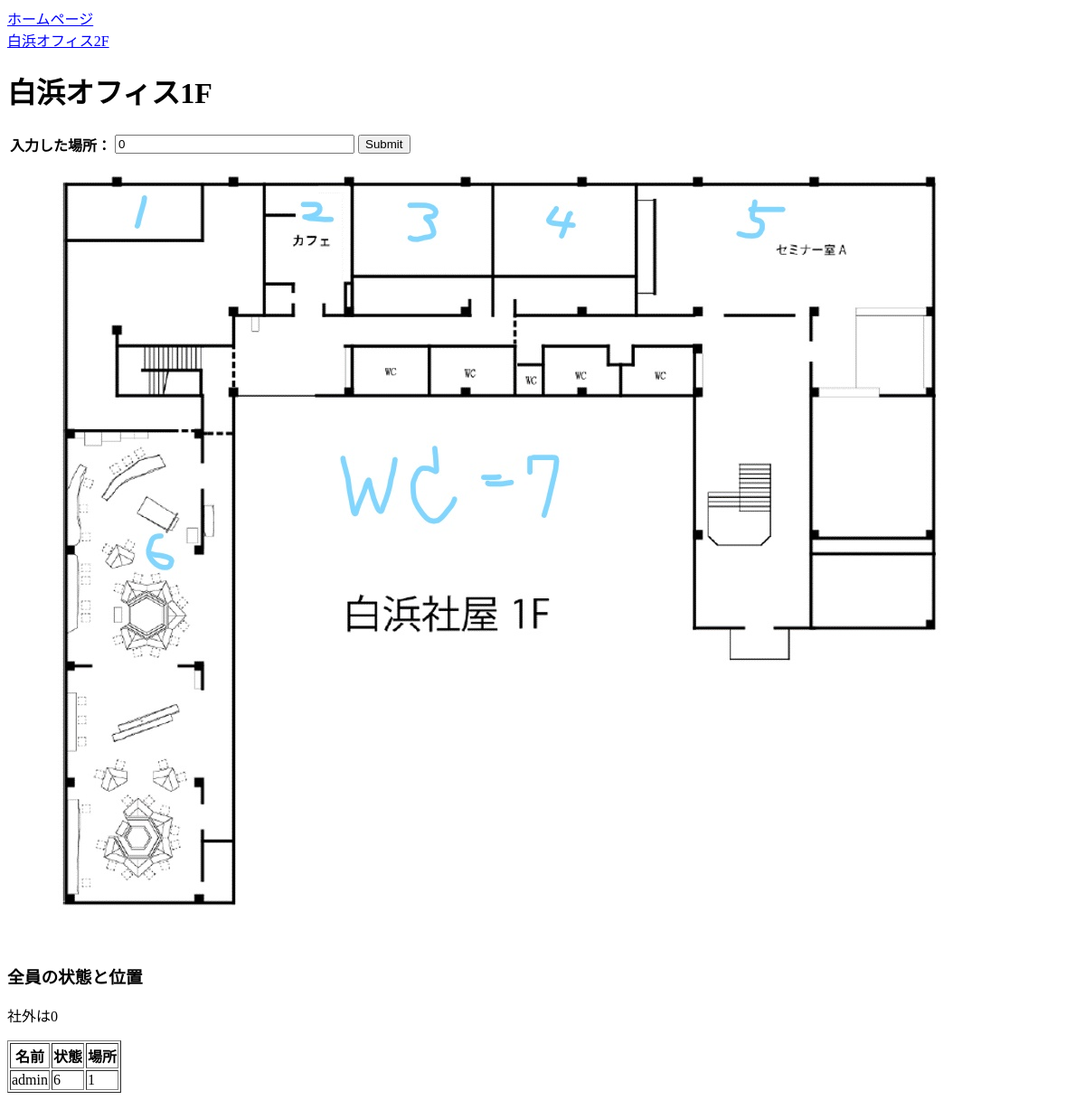
The page /accounts/shirahama1f/ (signed in) on the database as committed earlier.
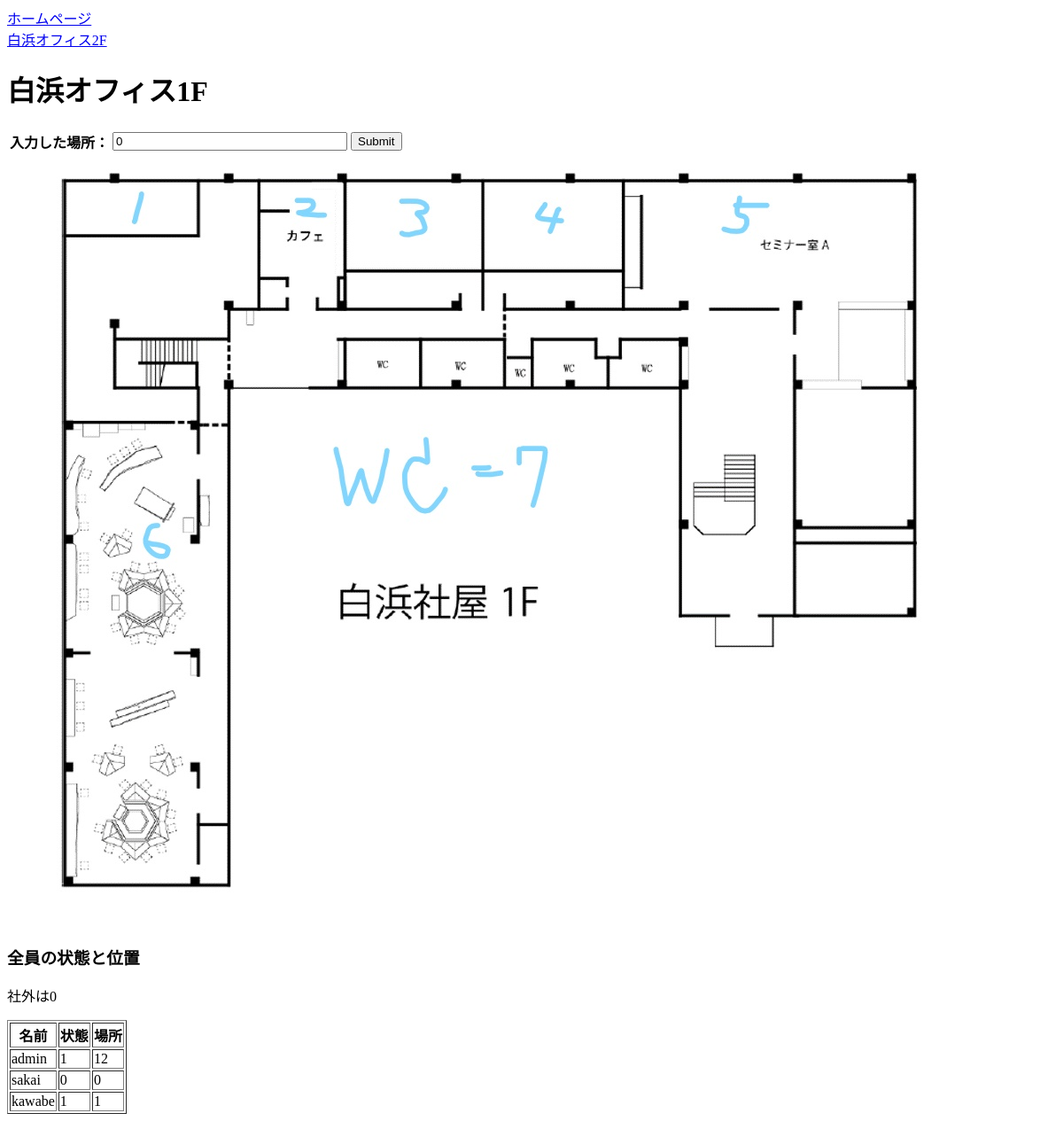
The same page on the database as committed later.
### accounts/models.py (models this page shows)
class EmployeeState(models.Model):
    userID = models.CharField(max_length=100, null=False, blank=True, primary_key=True)
    EMPstate = models.CharField(max_length=100, null=True, blank=True)
    RoomID = models.CharField(max_length=100, null=True, blank=True)
    regist_date = models.DateTimeField(default=timezone.now)

### accounts/views.py (the view)
# urls.py: path('shirahama1f/',views.CheckIn,name='shirahama1f'),
@login_required
def CheckIn(request):
    template_name = "accounts/shirahama1f.html"
    username = request.user.userID
    data = EmployeeState.objects.all()
    params = {'data': data}
    if request.method == "POST":
        room = request.POST.get('get_room_name', '0')
        username = request.user.userID
        S = EmployeeState.objects.filter(userID=username).first()
        S.RoomID = room
        S.save()
        return redirect("index2")
    else:
        return render(request, template_name, params)
    return(request, template_name, params)

### accounts/templates/accounts/shirahama1f.html (shortened to what this page needs)
<!DOCTYPE html>
<html>
<head>
</head>
<body>
<a href="{% url 'index2' %}">ホームページ</a><br>
<a href="{% url 'shirahama2f' %}">白浜オフィス2F</a><br>
 <form name="room" id="room" method="POST">
    <h1>白浜オフィス1F</h1>
    <table border="0">
    <tr> <td align="right"><b> 入力した場所：</b></td>
    <td><input type="text" name="get_room_name" size="30" maxlength="20" value="0" required> <input type="submit" name="statebuttom"></td>
    </tr>
    </table>
    {% load static %}
  <img src="{% static "/pics/shirahama1.jpg" %}" usemap="#ImageMap" alt="" />
 </form>
  <div class =hyouji>
   <h3>全員の状態と位置</h3>
   <p>社外は0</p>
     <table border="1">
        <tr>
            <th>名前</th>
            <th>状態</th>
            <th>場所</th>
        </tr>
        {% for EmployeeState in data %}
        <tr>
            <td>{{ EmployeeState.userID }}</td>
            <td>{{ EmployeeState.EMPstate }}</td>
            <td>{{ EmployeeState.RoomID }}</td>
        </tr>
        {% endfor %}
      </table>
    </div>
</body>
</html>

Rows that differ between the two databases and show on the page:
changed EmployeeState "admin": EMPstate "6" → "1"; RoomID "1" → "12"
added EmployeeState: userID "sakai", EMPstate "0", RoomID "0"
added EmployeeState: userID "kawabe", EMPstate "1", RoomID "1"
